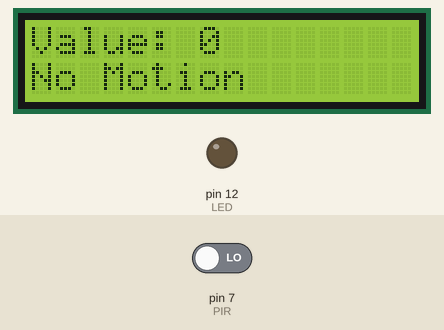
Bench run of a sketch on a simulated Arduino Uno, built with avr-gcc and run on an emulated ATmega328P. On the bench: 16×2 character LCD, output pins drawn as LEDs (lit = HIGH). Inputs (shaded band) come from the test bench; at power-on: pin 7 (PIR) LOW. What the sketch prints to the serial monitor is not drawn.

Above: at 3.2 s.
3.3 s: pin 7 (PIR) driven HIGH
At 4.6 s:
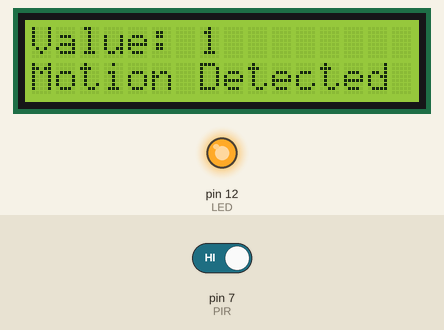
4.9 s: pin 7 (PIR) driven LOW
At 6.1 s:
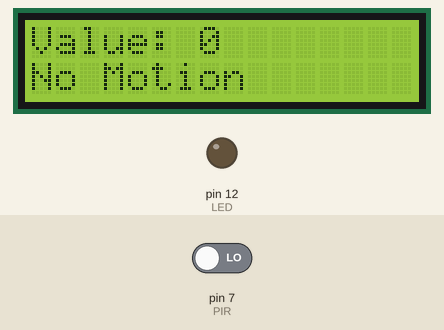
Timing chart, 0 to 7.9 s (numbered marks = the images above; inputs shaded):
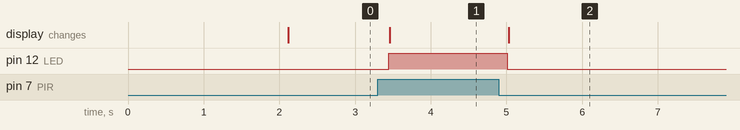

Measured:
- after the input at 3.3 s, pin 12 (LED): LOW → HIGH after 0.15 s; the display: changes after 0.16 s (image 1)
- after the input at 4.9 s, pin 12 (LED): HIGH → LOW after 0.11 s; the display: changes after 0.13 s (image 2)

The sketch:

motion_detection.ino
```cpp
#include <Adafruit_LiquidCrystal.h>

// LCD I2C Address
Adafruit_LiquidCrystal lcd_1(0);

// Pin Definitions
const int PIR = 7;     // PIR OUT pin
const int LED = 12;    // LED pin

int motion = 0;

void setup()
{
  pinMode(PIR, INPUT);
  pinMode(LED, OUTPUT);

  Serial.begin(9600);

  lcd_1.begin(16, 2);
  lcd_1.setBacklight(1);

  lcd_1.setCursor(0, 0);
  lcd_1.print("Motion Detector");

  lcd_1.setCursor(0, 1);
  lcd_1.print("Initializing");

  delay(2000);
  lcd_1.clear();
}

void loop()
{
  motion = digitalRead(PIR);

  Serial.println(motion);

  lcd_1.setCursor(0, 0);
  lcd_1.print("Value: ");
  lcd_1.print(motion);
  lcd_1.print(" ");

  if (motion == HIGH)
  {
    digitalWrite(LED, HIGH);

    lcd_1.setCursor(0, 1);
    lcd_1.print("Motion Detected");
  }
  else
  {
    digitalWrite(LED, LOW);

    lcd_1.setCursor(0, 1);
    lcd_1.print("No Motion      ");
  }

  delay(200);
}
```
